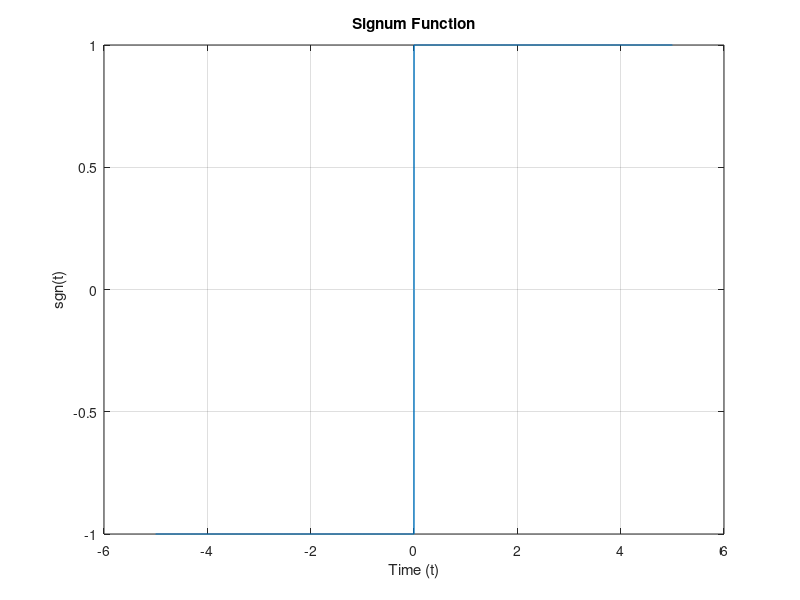

MATLAB code for this plot:
clc;
close all;
clear all;

t = -5:0.001:5;

x = sign(t);

plot(t, x, 'LineWidth', 1);

grid on;

title('Signum Function');
xlabel('Time (t)');
ylabel('sgn(t)');
